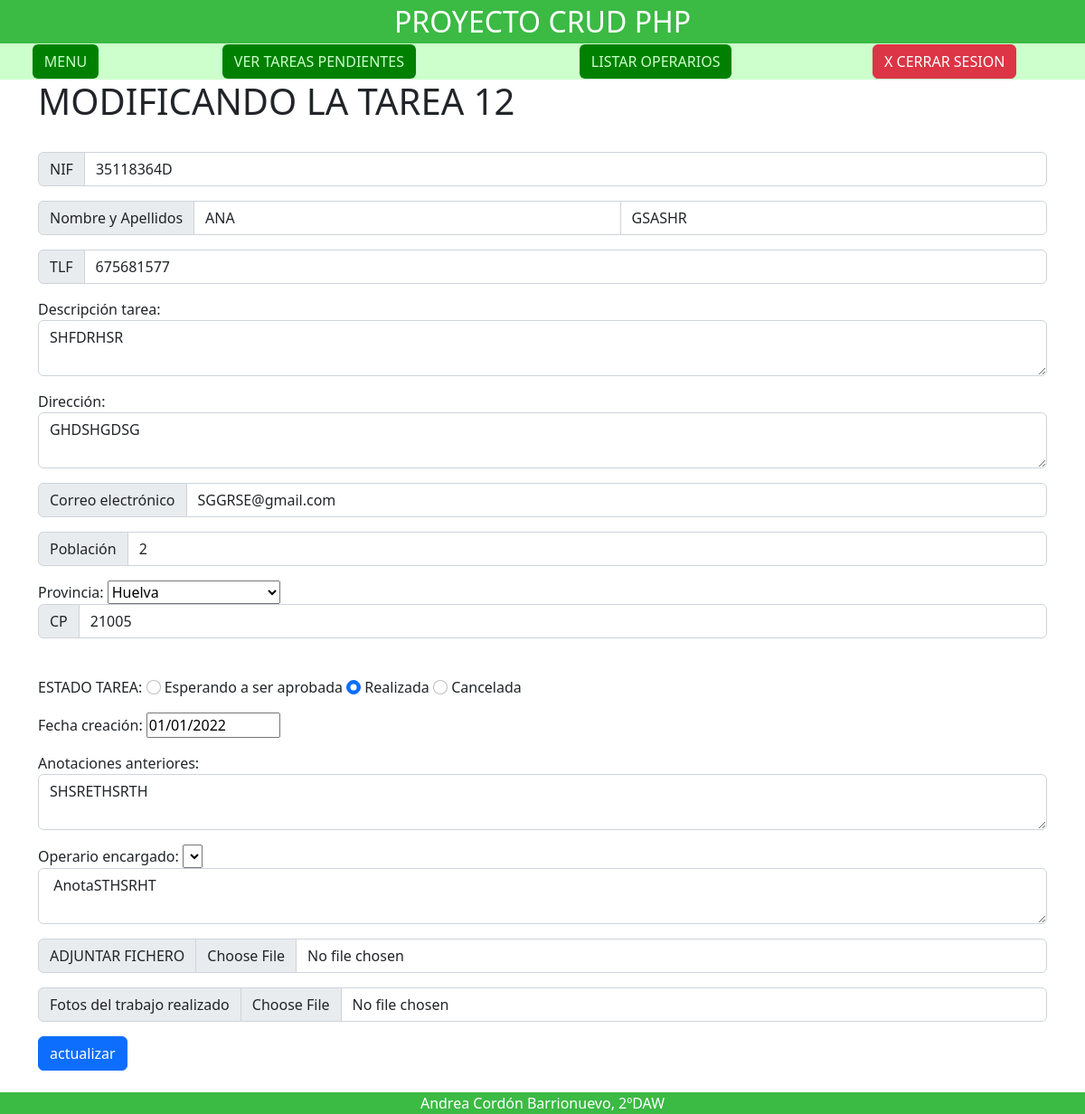
The app's page /controlador/modificarTarea.php?id=12 with its own data.
### tables this page shows
CREATE TABLE `tarea` (
  `id` int(11) NOT NULL,
  `nif` varchar(9) NOT NULL,
  `nombre` varchar(150) NOT NULL,
  `apellidos` varchar(150) NOT NULL,
  `tlf` int(10) NOT NULL,
  `descripcion` varchar(300) NOT NULL,
  `correo` varchar(150) NOT NULL,
  `direccion` varchar(150) NOT NULL,
  `poblacion` varchar(15) NOT NULL,
  `cp` int(5) NOT NULL,
  `provincia` varchar(15) NOT NULL,
  `estadoTarea` varchar(30) NOT NULL,
  `fechaC` date DEFAULT NULL,
  `operario` varchar(15) NOT NULL,
  `fechaR` date DEFAULT NULL,
  `anotA` varchar(150) NOT NULL,
  `anotP` varchar(150) NOT NULL,
  `foto` longblob DEFAULT NULL,
  `fichero` longblob DEFAULT NULL
);

### modelo/database.php (called while the page is built, shortened)
<?php
class Database {
    private static $dns = "mysql:host=localhost;dbname=proyecto1ev";
    private static $user = "root";
    private static $pass = "";
    private static $instance;
    public function __construct ()  {
       $this->db = new PDO(self::$dns,self::$user,self::$pass);
    }
    public static function getInstance(){
        if(!isset(self::$instance))
        {
            self::$instance=new $object;
        }
        return self::$instance;
    }
}
?>

### vista/modificar.php (the view, shortened to what this page needs)
<!DOCTYPE html>
<html lang="en">
<head>
  <link href="https://cdn.jsdelivr.net/npm/bootstrap@5.2.2/dist/css/bootstrap.min.css" rel="stylesheet">
</head>
<body>
    <?php
include('layout/encabezado.php');
include('layout/menuA.php');
?>
<div class="container">
        <div class="centrar">
<?php
    $id=$_GET['id'];
    echo '<h1>MODIFICANDO LA TAREA '.$id.' </h1>';
if ($registro) {
?>
    <form action="../controlador/modificarTarea.php?id=<?= $id ?>" method="POST" enctype="multipart/form-data">
          <br>
          <div class="input-group mb-3">
            <span class="input-group-text" id="basic-addon1">NIF</span>
            <input type="text" class="form-control"class="form-control" type="text" name="nif" value="<?= $registro->nif ?>">
        </div>
         <div class="input-group">
            <span class="input-group-text">Nombre y Apellidos </span>
                <input class="form-control" type="text" name="nombre" value="<?= $registro->nombre ?>">
                <input class="form-control" type="text" name="apellidos" value="<?= $registro->apellidos ?>">
        </div><p>
        <div class="input-group mb-3">
            <span class="input-group-text" id="basic-addon1">TLF</span>
            <input type="text" class="form-control" type="text" name="tlf" value="<?= $registro->tlf ?>">
        </div>
        <p>Descripción tarea:<br>
        <textarea class="form-control" name="descripcion" value="<?= $registro->descripcion ?>"><?= $registro->descripcion ?></textarea>
        <p>Dirección:<br>
        <textarea class="form-control" name="direccion" value="<?= $registro->direccion ?>"><?= $registro->direccion ?></textarea>
        <div class="input-group mb-3">
            <span class="input-group-text" id="basic-addon1">Correo electrónico</span>
            <input type="text" class="form-control"class="form-control" type="text" name="correo" value="<?= $registro->correo ?>">
        </div>
        <div class="input-group mb-3">
            <span class="input-group-text" id="basic-addon1">Población</span>
            <input type="text" class="form-control"class="form-control" type="text" name="pob" value="<?= $registro->poblacion ?>">
        </div>
        Provincia:
    <?php
        $provincias = [
            "" => "",
            "21" => "Huelva",
            "41" => "Sevilla",
            "11" => "Cádiz",
            "29" => "Málaga",
            "14" => "Córdoba",
            "18" => "Granada",
            "23" => "Jaén",
            "04" => "Almería",
            "22" => "Huesca",
            "44" => "Teruel",
            "50" => "Zaragoza",
            "33" => "Asturias",
            "07" => "Baleares",
            "35" => "Las Palmas",
            "38" => "Santa Cruz de Tenerife",
            "39" => "Cantabria",
            "05" => "Avila",
            "09" => "Burgos",
            "24" => "León",
            "34" => "Palencia",
            "37" => "Salamanca",
            "40" => "Segovia",
            "42" => "Soria",
            "47" => "Valladolid",
            "49" => "Zamora",
            "02" => "Albacete",
            "13" => "Ciudad Real",
            "16" => "Cuenca",
            "19" => "Guadalajara",
            "45" => "Toledo",
            "08" => "Barcelona",
            "17" => "Girona",
            "25" => "Lleida",
            "43" => "Tarragona",
            "03" => "Alicante",
            "12" => "Castellón",
            "46" => "Valencia",
            "06" => "Badajoz",
            "10" => "Cáceres",
            "15" => "A Coruña",
            "27" => "Lugo",
            "32" => "Ourense",
            "36" => "Pontevedra",
            "28" => "Madrid",
            "30" => "Murcia",
            "31" => "Navarra",
            "01" => "Álava",
            "48" => "Vizcaya",
            "20" => "Gipuzkoa",
            "26" => "La Rioja",
            "51" => "Ceuta",
            "52" => "Melilla",
        ];
    ?>
<select name="provincia" value="<?= $registro->provincia ?>>
    <?php foreach ($provincias as $value => $desc): ?>
        <option value="<?= $registro->provincia ?>"
        <?php if (filter_input(INPUT_POST, 'opcion') == $provincias)
                echo 'selected'; ?>><?= $desc ?>
        </option>
    <?php endforeach; ?>
</select><?= VerError('provincia') ?>
        <div class="input-group mb-3">
            <span class="input-group-text" id="basic-addon1">CP</span>
            <input type="text" class="form-control"class="form-control" type="text" name="cp" value="<?= $registro->cp ?>">
        </div>
        <p class="form-check">
        <p>ESTADO TAREA:
       <input class="form-check-input" type="radio" name="estadoTarea" value="Esperando a ser aprobada"
        <?php if (filter_input(INPUT_POST,'estadoTarea')=='Esperando a ser aprobada')
            echo 'checked';
        ?>> Esperando a ser aprobada
       <input class="form-check-input" type="radio" name="estadoTarea" value="Realizada" checked
        <?php if (filter_input(INPUT_POST,'estadoTarea')=='Realizada')
            echo 'checked';
        ?>> Realizada
       <input class="form-check-input" type="radio" name="estadoTarea" value="Cancelada"
        <?php if (filter_input(INPUT_POST,'estadoTarea')=='Cancelada')
            echo 'checked';
        ?>> Cancelada
    </p>
   <p>Fecha creación:
   <input type="date" name="fechaC" readonly value="<?= $registro->fechaC ?>">
   <br>
        <p>Anotaciones anteriores:<br>
        <textarea class="form-control" name="anotA" value="<?= $registro->anotA ?>"><?= $registro->anotA ?>
</textarea><?= VerError('anotA') ?>
        <p>Operario encargado:
        <select name="operario" value="<?= $registro->operario ?>>
</select>
<p>Fecha realización:
        <input type="date" name="fechaR" value="<?= $registro->fechaR ?>"></p>
        <p>Anotaciones posteriores:<br>
        <textarea class="form-control"  name="anotP" value="<?= $registro->anotP ?>"><?= $registro->anotP ?></textarea></p>
        <div class="input-group mb-3">
            <label class="input-group-text" for="inputGroupFile01">ADJUNTAR FICHERO</label>
            <input type="file" class="form-control" id="inputGroupFile01"name="fichero" value="<?= $registro->fichero ?>">
        </div>
        <div class="input-group mb-3">
            <label class="input-group-text" for="inputGroupFile01">Fotos del trabajo realizado</label>
            <input type="file" class="form-control" id="inputGroupFile01" name="foto" value="<?= $registro->foto ?>" accept=".png, image/png">
        </div>
    <input type="submit" class="btn btn-primary" name="actualizar" value="actualizar">
</form>
<?php
    }
?>
   </div>
    </div>
    <?php include('layout/pie.php'); ?>
</body>
</html>

### records on screen
tarea: nif "35118364D", nombre "ANA", apellidos "GSASHR", tlf "675681577", descripcion "SHFDRHSR", direccion "GHDSHGDSG", correo "SGGRSE@gmail.com", pob "2", provincia "Huelva", cp "21005", fechaC "01/01/2022", anotA "SHSRETHSRTH", anotP "AnotaSTHSRHT"

### other values on screen
$id "12"
